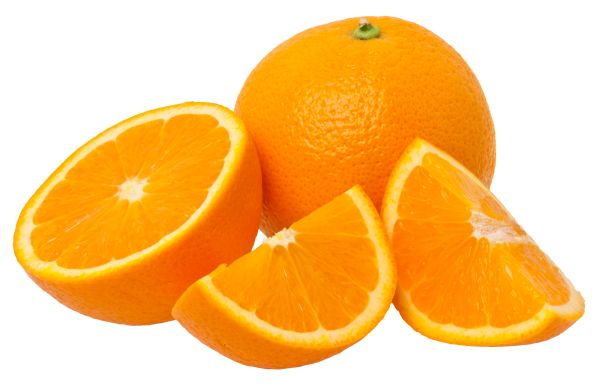
#> input picture 알짜배기 예제로 배우는 OpenCV/Chapter_4/orange.png, 600 x 385 px
$ python code_4-2.py
#> lines starting #> are read from the running program, lines starting #| are printed output that depends on the picture; after the words box and inside, x2 and y2 are one past the last pixel; in counts of white or black regions, pixels touching at a corner belong together
import cv2 as cv

# 트랙바를 조정할 때마다 실행되는 콜백함수입니다.
# 이곳에 트랙바로 조정할 OpenCV함수를 넣을 수 있습니다.
# 여기에서는 아무 일하지 않는 더미함수로 정의합니다.
def on_trackbar(x):
    pass

# namedWindow함수를 사용하여 트랙바를 붙일 윈도우를 생성해야 합니다.
cv.namedWindow('Canny')

# 트랙바를 생성합니다.
# 트랙바 이름, 윈도우 이름, 트랙바의 최솟값, 최댓값, 콜백함수를 입력합니다.
cv.createTrackbar('low threshold', 'Canny', 0, 1000, on_trackbar)
cv.createTrackbar('high threshold', 'Canny', 0, 1000, on_trackbar)

# 트랙바의 초기값을 설정해줍니다.
# 트랙바 이름, 트랙바가 붙어있는 윈도우 이름으로 트랙바에 접근합니다.
cv.setTrackbarPos('low threshold', 'Canny', 50)
cv.setTrackbarPos('high threshold', 'Canny', 150)

# 이미지를 그레이 스케일로 불러옵니다.
# Canny함수의 입력은 그레이 스케일 이미지여야 합니다.
img_gray = cv.imread('orange.png', cv.IMREAD_GRAYSCALE)
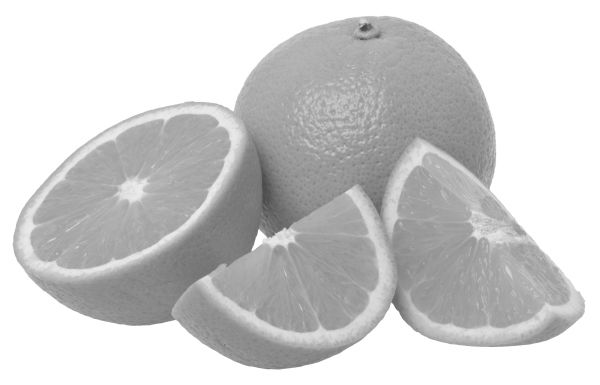
#> img_gray: shape (385, 600); min 65, max 255, mean 205.3

# 트랙바가 조정 시 Canny함수에 반영되도록 루프를 사용합니다.
while(1):
    # 현재 트랙바의 위치를 가져옵니다.
    low = cv.getTrackbarPos('low threshold', 'Canny')
    high = cv.getTrackbarPos('high threshold', 'Canny')

    # 트랙바로부터 가져온 값으로 Canny함수의 파라미터를 조정합니다.
    img_canny = cv.Canny(img_gray, low, high)
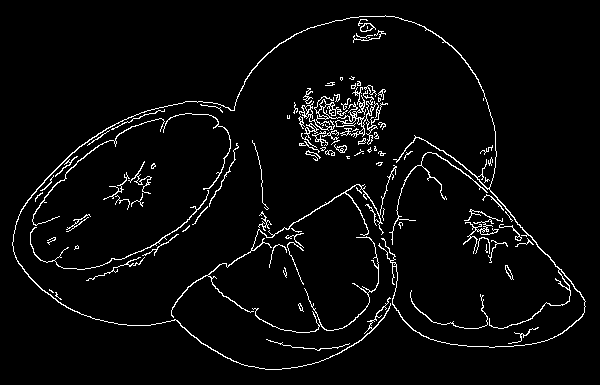
#> img_canny: shape (385, 600); 3.8% white in thin lines or dots, all inside (x1, y1, x2, y2) = (12, 15, 586, 370)

    # Canny함수의 실행 결과를 화면에 보여줍니다.
    cv.imshow('Canny', img_canny)

    # ESC 키를 누를 때 루프에서 빠져나오도록 합니다.
    if cv.waitKey(1) & 0xFF == 27:
#> (key Esc is pressed here)
        break

cv.destroyAllWindows()
